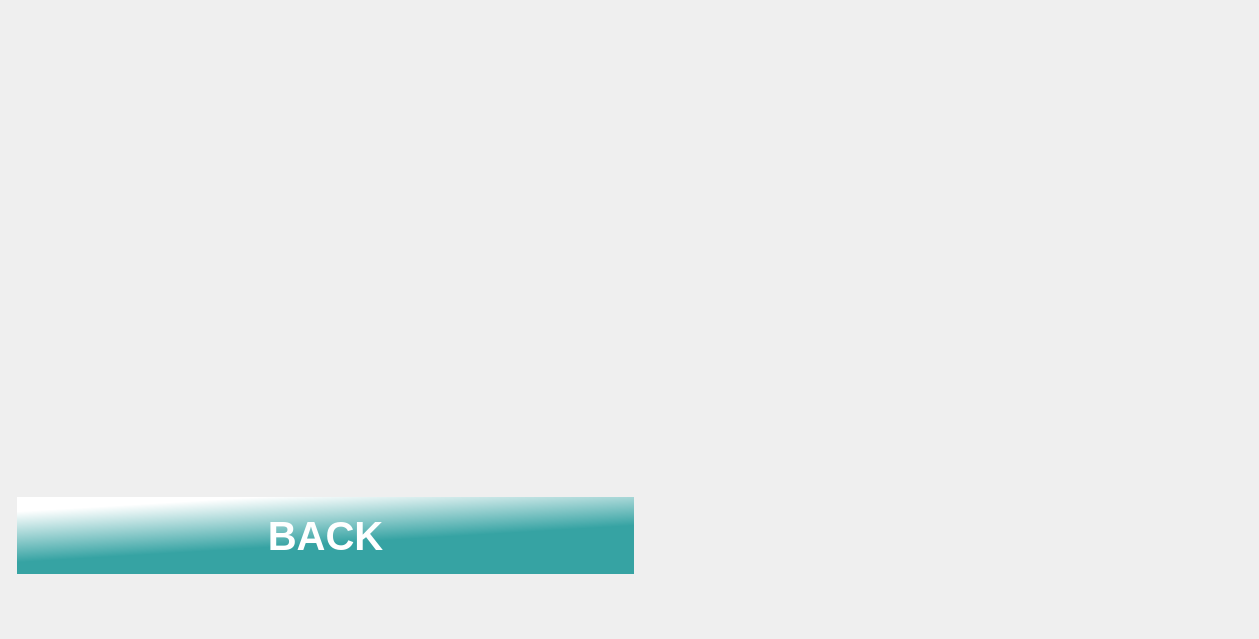
    <widget class="QWidget" name="page_69">
     <widget class="QLabel" name="label_114">
      <property name="geometry">
       <rect>
        <x>0</x>
        <y>0</y>
        <width>1250</width>
        <height>630</height>
       </rect>
      </property>
      <property name="text">
       <string/>
      </property>
      <property name="pixmap">
       <pixmap resource="icon.qrc">:/adding/adding/rm380-02-knyfs2py.jpg</pixmap>
      </property>
      <property name="scaledContents">
       <bool>true</bool>
      </property>
     </widget>
     <widget class="QLabel" name="label_115">
      <property name="geometry">
       <rect>
        <x>0</x>
        <y>0</y>
        <width>631</width>
        <height>441</height>
       </rect>
      </property>
      <property name="text">
       <string/>
      </property>
      <property name="pixmap">
       <pixmap resource="Res2.qrc">:/v_to_36/v_to_36/26.jpg</pixmap>
      </property>
      <property name="scaledContents">
       <bool>true</bool>
      </property>
     </widget>
     <widget class="QLabel" name="label_116">
      <property name="geometry">
       <rect>
        <x>680</x>
        <y>90</y>
        <width>541</width>
        <height>501</height>
       </rect>
      </property>
      <property name="text">
       <string/>
      </property>
      <property name="pixmap">
       <pixmap resource="Res2.qrc">:/v_to_36/v_to_36/feeeeeeee.png</pixmap>
      </property>
      <property name="scaledContents">
       <bool>true</bool>
      </property>
     </widget>
     <widget class="QPushButton" name="Fe_to_back_2">
      <property name="geometry">
       <rect>
        <x>10</x>
        <y>490</y>
        <width>631</width>
        <height>91</height>
       </rect>
      </property>
      <property name="font">
       <font>
        <pointsize>30</pointsize>
        <italic>false</italic>
        <bold>true</bold>
       </font>
      </property>
      <property name="autoFillBackground">
       <bool>false</bool>
      </property>
      <property name="styleSheet">
       <string notr="true">QPushButton
{
border:none;
color:white;
	
	
	background-color: qlineargradient(spread:pad, x1:0.651, y1:0.536, x2:0.393796, y2:0, stop:0 rgba(54, 163, 163, 255), stop:1 rgba(255, 255, 255, 255));
	
margin:7px;

}
QPushButton:pressed
{
	
	background-color: qlineargradient(spread:pad, x1:0.512878, y1:0.513273, x2:0.653182, y2:1, stop:0 rgba(54, 163, 163, 255), stop:1 rgba(255, 255, 255, 255));
}</string>
      </property>
      <property name="text">
       <string>BACK</string>
      </property>
     </widget>
    </widget>
